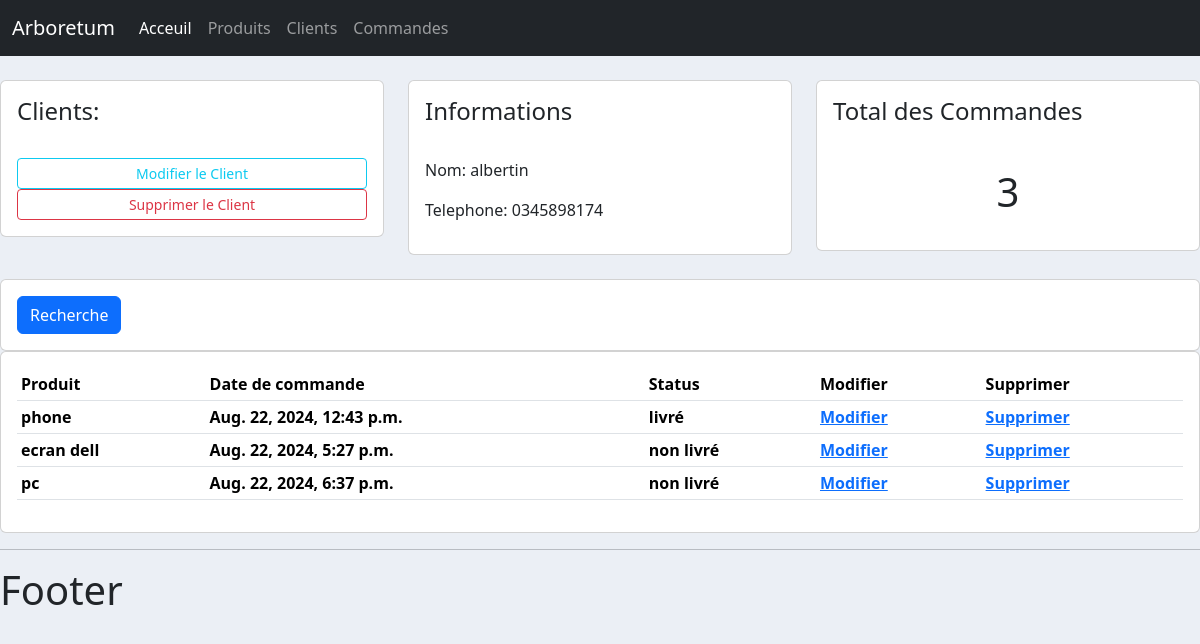
Screenshot of /client/1 with the database file from the repository.
### client/models.py (models this page shows, shortened)
class Client(models.Model):
    nom = models.CharField(max_length=50, null=True)
    telephone = models.CharField(max_length=15, null=True)
    date_creation = models.DateTimeField(auto_now_add=True, null=True)

### commande/models.py (models this page shows)
class Commande(models.Model):
    STATUS = (('en instance', 'en instance'),
              ('non livré', 'non livré'),
              ('livré','livré'))
    client = models.ForeignKey(Client, null=True, on_delete=models.SET_NULL)
    produit =models.ForeignKey(Produit, null=True, on_delete=models.SET_NULL)
    status = models.CharField(max_length=120, null=True, choices=STATUS)
    date_creation = models.DateTimeField(auto_now_add=True, null=True)

### produit/models.py (models this page shows)
class Produit(models.Model):
    nom = models.CharField(max_length=50, null=True)
    prix = models.FloatField(null=True)
    date_creation = models.DateTimeField(auto_now_add=True, null=True)
    tag = models.ManyToManyField(Tag)
    def __str__(self):
        return self.nom

### client/views.py (the view)
# urls.py: path('/<str:pk>', views.list_client, name='client'),
def list_client(request, pk):
    client = Client.objects.get(id=pk)
    commande = client.commande_set.all()
    commande_total =commande.count()
    context = {'client': client, 'commande':commande, 'commande_total':commande_total}
    return render(request, 'client/list_client.html', context)

### templates/client/list_client.html
{% extends 'main.html' %}
{% block content %}
   <br>
<div class="row">
    <div class="col-md">
        <div class="card card-body">
            <h4>Clients:</h4>
            <br>
            <a class="btn btn-outline-info btn-sm btn-block" href="">Modifier le Client</a>
            <a class="btn btn-outline-danger btn-sm btn-block" href="">Supprimer le Client</a>
        </div>
    </div>
        <div class="col-md">
            <div class="card card-body">
                <h4>Informations</h4>
                <br>
                <p>Nom: {{client.nom}}</p>
                <p>Telephone: {{client.telephone}}</p>
            </div>
        </div>
        <div class="col-md">
            <div class="card card-body">
                <h4>Total des Commandes</h4>
                <br>
                <h1 style="text-align: center; padding: 10px;">{{commande_total}}</h1>
            </div>
        </div>
    </div>
    <br>
    <div class="row">
        <div class="col">
            <div class="card card-body">
                <form method="get">
                    <button class="btn btn-primary" type="submit">Recherche</button>
                </form>
            </div>
        </div>
    </div>
    <div class="row">
        <div class="col-md">
            <div class="card card-body">
                <table class="table table-sm">
                    <tr>
                        <th>Produit</th>
                        <th>Date de commande</th>
                        <th>Status</th>
                        <th>Modifier</th>
                        <th>Supprimer</th>
                    </tr>
                    {% for commande in commande %}
                    <tr>
                        <th>{{commande.produit}}</th>
                        <th>{{commande.date_creation}}</th>
                        <th>{{commande.status}}</th>
                        <th><a href="">Modifier</a></th>
                        <th><a href="">Supprimer</a></th>
                    </tr>
                    {% endfor %}
                </table>
            </div>
        </div>
    </div>
{% endblock %}

### templates/main.html (style rules this page uses)
body { background-color: #ebeff5; }

### rows the page displays
Client: nom "albertin", telephone "0345898174"
Commande: produit "phone", date_creation "Aug. 22, 2024, 12:43 p.m.", status "livré"
Commande: produit "ecran dell", date_creation "Aug. 22, 2024, 5:27 p.m.", status "non livré"
Commande: produit "pc", date_creation "Aug. 22, 2024, 6:37 p.m.", status "non livré"

### other values shown
{{ commande_total }} "3"
